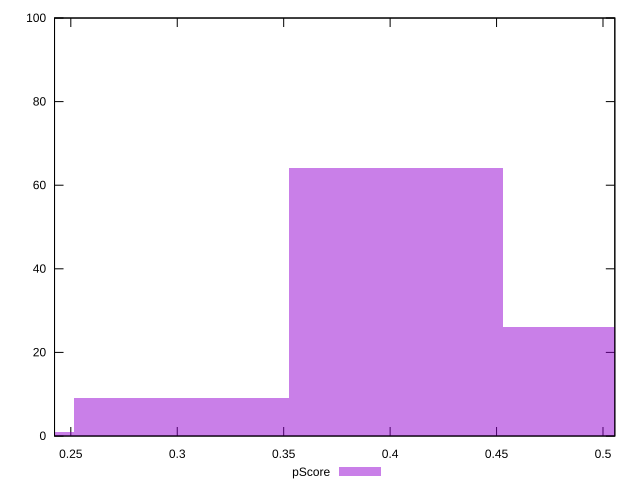

Write gnuplot code to recreate this figure.
reset

$pScore <<EOF
0.4026526838348629 64
0.5033158547935787 26
0.30198951287614717 9
0.20132634191743146 1
EOF

set key outside below
set boxwidth 0.10066317095871573
set xrange [0.2423529411764706:0.5055555555555555]
set yrange [0:100]
set trange [0:100]
set style fill transparent solid 0.5 noborder
set terminal svg size 640, 490 enhanced background rgb 'white'
set output "reports/report_00028_2021-02-24T12-49-42.674Z/uses-http2/samples/card/pScore/histogram.svg"

plot $pScore title "pScore" with boxes

reset
